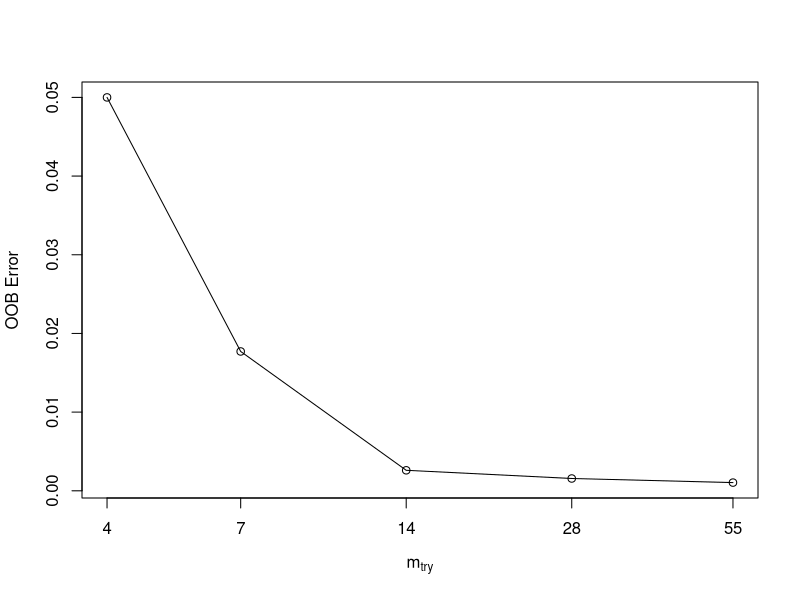
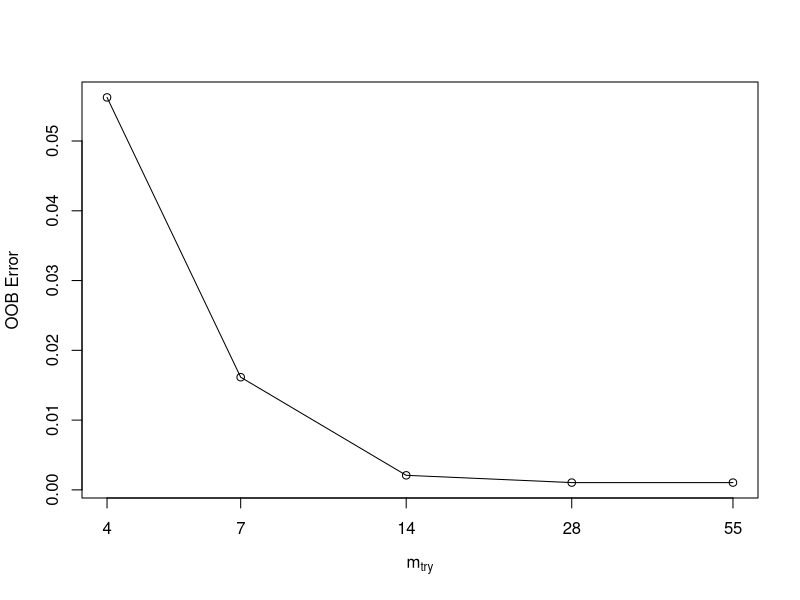
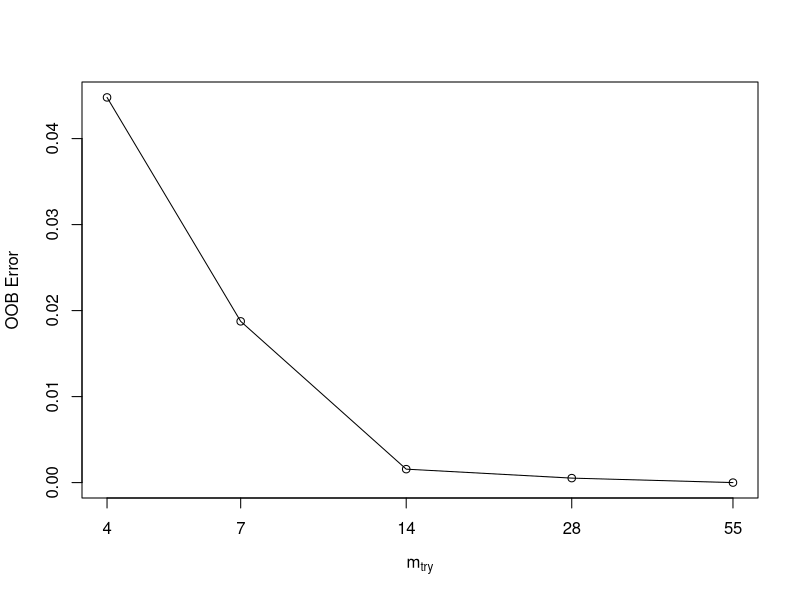
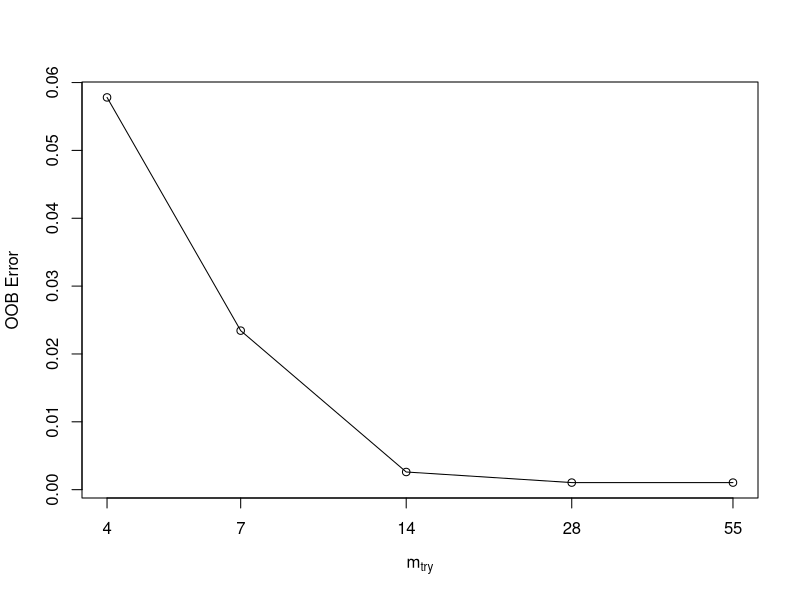
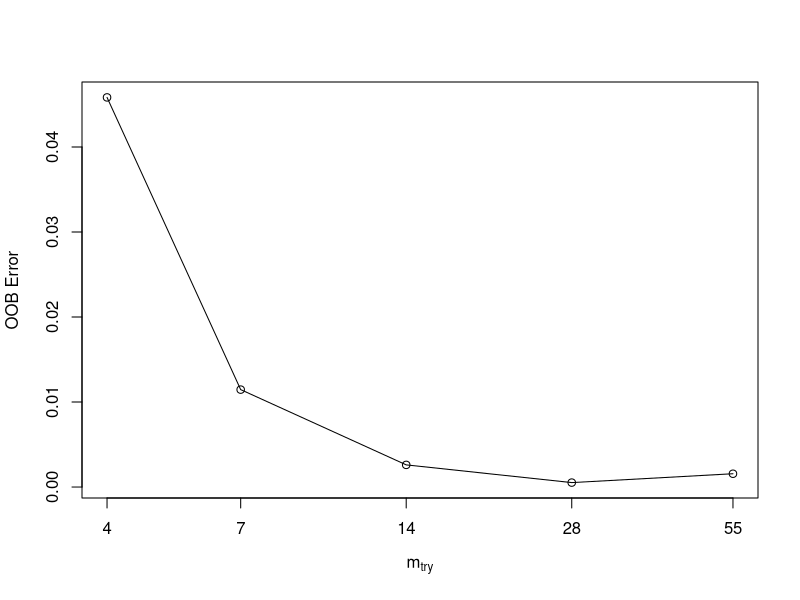
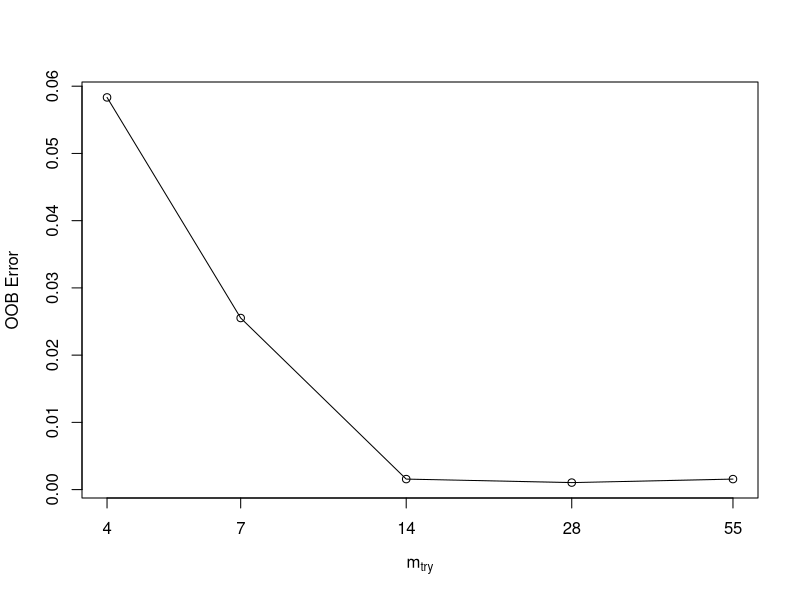
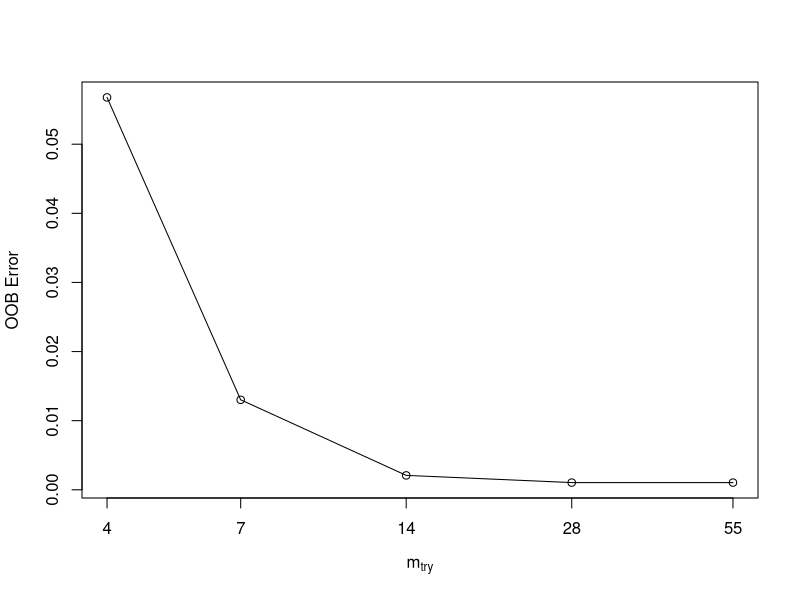

The R script that drew these images, in order: (Note: this script raises an error after producing the figures.)
## ---- chunk 1
# Load packages
#install.packages("randomForest")
#install.packages("caret")
#install.packages("e1071")
#install.packages("e1071")

library(ggplot2)
library(randomForest)
library(caret)
library(e1071)
library(knitr)
## ---- chunk 2
# Controls
K <- 5 # number of CV folds
proportion = 0.8 # training set proportion
seed = 123 # set seed
## ---- chunk 3
# Import and split the data into test and training set (80% training set and 20% test set)
setwd("/Users/Dongjiaqi/Desktop/5243")
features <- read.csv("hog_feature.csv",header=T,as.is=TRUE)
label.train <- read.csv("label_train.csv",header=TRUE,as.is=TRUE)[,3]


n <- dim(features)[1]
set.seed(seed)
index <- sample(n, n*proportion, replace = FALSE)

x.train <- features[index,]
y.train <- label.train[index]

x.test <- features[-index,]
y.test <- label.train[-index]
## ---- chunk 4
# Model selection with cross-validation: choosing different values of training model parameters
m <- length(y.train)
m.fold <- floor(m/K)
set.seed(seed)
s <- sample(rep(1:K, c(rep(m.fold, K-1), m-(K-1)*m.fold))) 

cv.error <- rep(NA, K)
opt.mtry <- rep(NA,K) # optimal mtry for certain fold training data

n_trees <- seq(500,1000,100)
cv.ntree.error <- rep(NA, length(n_trees)) # lowest cv-error for certain ntree value
best.ntree.mtry <- rep(NA, length(n_trees)) # best mtry for certain ntree value

for (j in 1:length(n_trees)){
  for (i in 1:K){
    train.data <- x.train[s != i,]
    train.label <- y.train[s != i]
    test.data <- x.train[s == i,]
    test.label <- y.train[s == i]
  
    fit <- tuneRF(train.data, as.factor(train.label),
                mtreeTry = n_trees[j], 
                doBest = TRUE)
 
    # Get the 'mtry' for trained model
    opt.mtry[i] <- fit$mtry
    pred <- predict(fit, test.data)
    cv.error[i] <- mean(pred != test.label)
  }
  
  # Get the lowest error rate of cross validation
  cv.ntree.error[j] <- min(cv.error)
  best.ntree.mtry[j] <- opt.mtry[which.min(cv.error)]
}
## ---- chunk 5
# Evaluation
# Visualize Cross Validation
ggplot(data = data.frame(cv.ntree.error)) + geom_point(aes(x = n_trees, y = cv.ntree.error), color = "blue")

# Get the best parameters
best <- which.min(cv.ntree.error)
best.ntree <- n_trees[best]
best.mtry <- best.ntree.mtry[best]

# Training error
tm_train<-system.time(fit.1 <- randomForest(x.train, as.factor(y.train), 
                                  mtry = best.mtry, ntree = best.ntree, importance = TRUE))

train_error <- mean(fit.1$predicted != y.train)
train_error
save(fit.1, file="RFs_fit_hog.RData")

# Test error
tm_test<-system.time(test_pred <- predict(fit.1, x.test))
test_error <- mean(test_pred != y.test)
test_error 
save(test_pred, file="pred_test_RF_hog.RData")

### Summarize Running Time
cat("Time for training model=", tm_train[1], "s \n") 
cat("Time for testing model=", tm_test[1], "s \n") 
